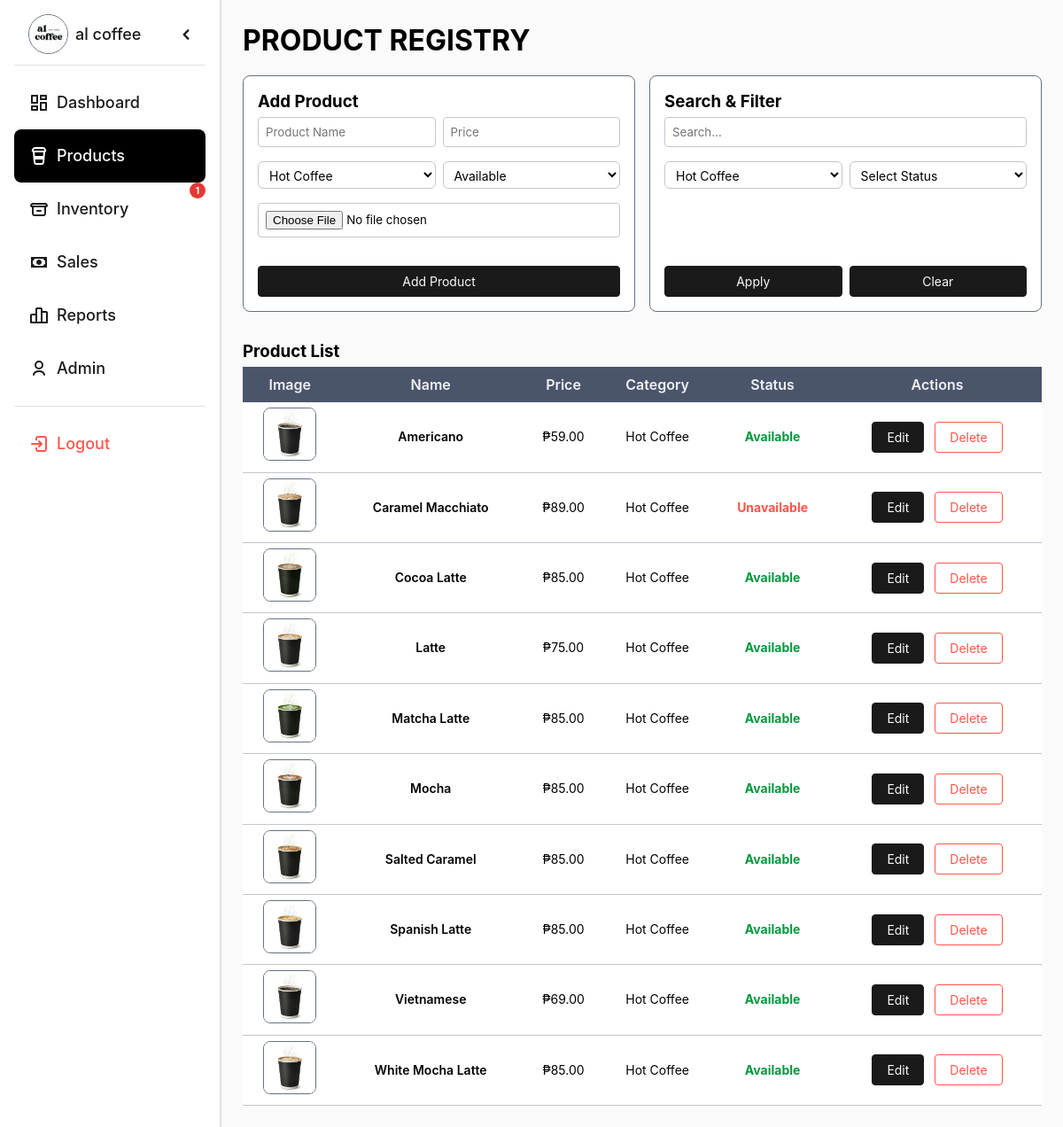
/package/admin/products.php?category=Hot Coffee (signed in), run on the app's committed database.
### tables this page shows
CREATE TABLE IF NOT EXISTS `products` (
  `product_id` int NOT NULL AUTO_INCREMENT,
  `product_name` varchar(255) DEFAULT NULL,
  `category` varchar(100) DEFAULT NULL,
  `price` decimal(10,2) DEFAULT NULL,
  `status` varchar(50) DEFAULT NULL,
  `image` varchar(255) DEFAULT NULL,
  PRIMARY KEY (`product_id`)
);

### package/admin/products.php (the view, shortened to what this page needs)
<?php
$conn = new mysqli("localhost", "root", "", "login");
$search           = trim($_GET['search']   ?? '');
$selectedCategory = trim($_GET['category'] ?? '');
$conditions = [];
$params     = [];
$types      = "";
if (!empty($selectedCategory)) {
    $conditions[] = "category = ?";
    $params[]     = $selectedCategory;
    $types       .= "s";
}
$sql = "SELECT * FROM products";
if (!empty($conditions)) {
    $sql .= " WHERE " . implode(" AND ", $conditions);
}
$stmt = $conn->prepare($sql);
if (!empty($params)) {
    $stmt->bind_param($types, ...$params);
}
$stmt->execute();
$products = $stmt->get_result();
$categories = ["Hot Coffee", "Iced Coffee", "Matcha Series", "Non-Coffee", "Snacks", "Add Ons"];
$statuses   = ["Available", "Unavailable"];
?>
<!DOCTYPE html>
<html lang="en">
<head>
    <link rel="stylesheet" href="../../resources/css/general.css">
    <link rel="stylesheet" href="../../resources/css/design_tokens/primitives.css">
    <link rel="stylesheet" href="../../resources/css/design_tokens/mapping.css">
    <link rel="stylesheet" href="../../resources/css/partials/header.css">
    <link rel="stylesheet" href="../../resources/css/partials/side_nav.css">
    <link rel="stylesheet" href="../../resources/css/main_interface.css">
    <link rel="stylesheet" href="../../resources/css/products.css">
</head>
<body>
<div class="container">
    <?php require '../partials/sidenav.php'; ?>
    <div class="main">
        <h1>PRODUCT REGISTRY</h1>
        <div class="inputs_container inputs_container--flex">
            <div class="add_search_vertical-layout add_search_vertical-layout--flex">
         <div class="add_input-container add_input-container--flex">
        <h3>Add Product</h3>
        <form method="POST" enctype="multipart/form-data">
              <div class="input-btn-wrapper input-btn-wrapper--flex">
            <div class="input_wrapper input_wrapper--flex">
                <div class="input_group input_group--flex">
            <input type="text" name="name" placeholder="Product Name" required>
            <input type="number" step="0.01" name="price" placeholder="Price" required>
                    </div>
                <div class="input_group input_group--flex">
            <select name="category">
                <?php foreach ($categories as $cat): ?>
                    <option value="<?= htmlspecialchars($cat) ?>"><?= htmlspecialchars($cat) ?></option>
                <?php endforeach; ?>
            </select>
            <select name="status">
                <?php foreach ($statuses as $s): ?>
                    <option value="<?= htmlspecialchars($s) ?>"><?= htmlspecialchars($s) ?></option>
                <?php endforeach; ?>
            </select>
                </div>
                    <div class="input_group input_group--flex">
            <input type="file" name="image" accept="image/jpeg,image/png,image/gif,image/webp">
                </div>
                 </div>
                 <div class="input_group input_group--flex">
            <button class="form_button" name="add_product">Add Product</button>
                 </div>
              </div>
        </form>
    </div>
          <div class="filter_input-container filter_input-container--flex">
        <h3>Search & Filter</h3>
        <form method="GET">
              <div class="input-btn-wrapper input-btn-wrapper--flex">
            <div class="input_wrapper input_wrapper--flex">
                <div class="input_group input_group--flex">
            <input type="text" name="search"
                   value="<?= htmlspecialchars($search) ?>"
                   placeholder="Search...">
                </div>
                <div class="input_group input_group--flex">
            <select name="category">
                <?php foreach ($categories as $cat): ?>
                    <option value="<?= htmlspecialchars($cat) ?>"
                        <?= $selectedCategory === $cat ? 'selected' : '' ?>>
                        <?= htmlspecialchars($cat) ?>
                    </option>
                <?php endforeach; ?>
            </select>
            <select name="status">
                <option value="">Select Status</option>
            </select>
                </div>
                  </div>
                    <div class="input_group input_group--flex">
            <button class="form_button">Apply</button>
            <a class="clear_form" href="products.php">Clear</a>
                    </div>
              </div>
        </form>
          </div>
                  </div>
        </div>
         <div class="product-table product-table--flex">
        <h3>Product List</h3>
        <table>
            <tr>
                <th>Image</th>
                <th>Name</th>
                <th>Price</th>
                <th>Category</th>
                <th>Status</th>
                <th>Actions</th>
            </tr>
            <?php while ($row = $products->fetch_assoc()): ?>
            <tr>
                <td>
                    <?php if (!empty($row['image'])): ?>
                        <img src="../../resources/images/uploads/<?= htmlspecialchars($row['image']) ?>"
                             alt="<?= htmlspecialchars($row['product_name']) ?>" class="prod-img-thumb">
                    <?php endif; ?>
                </td>
                <td><?= htmlspecialchars($row['product_name']) ?></td>
                <td>₱<?= number_format($row['price'], 2) ?></td>
                <td><?= htmlspecialchars($row['category']) ?></td>
                <td>
                    <?= $row['status'] === "Available"
                        ? '<span class="available_state">Available</span>'
                        : '<span class="unavailable_state"><p>Unavailable</p></span>' ?>
                </td>
                <td class="table-btn">
                    <form method="POST">
                        <button class="edit-btn" name="edit">Edit</button>
                    </form>
                    <form method="POST" onsubmit="return confirm('Delete this product?')">
                        <button class="delete-btn" name="delete">Delete</button>
                    </form>
                </td>
            </tr>
            <?php endwhile; ?>
        </table>
        </div>
    </div>
</div>
</body>
</html>

### resources/css/general.css (style rules this page uses)
* { box-sizing: border-box; margin: 0; padding: 0; }

### resources/css/design_tokens/primitives.css (style rules this page uses)
:root { --val-minus-1: -0.0625rem; --val-null: 0rem; --val-05px: 0.03125rem; --val-1px: 0.0625rem; --val-2px: 0.125rem; --val-minus-2: -0.125rem; --val-4px: 0.25rem; --val-minus-4: -0.25rem; --val-6px: 0.375rem; --val-8px: 0.5rem; --val-10px: 0.625rem; --val-minus-10: -0.625rem; --val-12px: 0.75rem; --val-14px: 0.875rem; --val-16px: 1rem; --val-minus-16: -1rem; --val-18px: 1.125rem; --val-20px: 1.25rem; --val-22px: 1.375rem; --val-24px: 1.5rem; --val-minus-24: -1.5rem; --val-26px: 1.625rem; --val-28px: 1.75rem; --val-32px: 2rem; --val-36px: 2.25rem; --val-40px: 2.5rem; --val-44px: 2.75rem; --val-48px: 2.8125rem; --val-52px: 3.25rem; --val-56px: 3.5rem; --val-60px: 3.75rem; --val-64px: 4rem; --val-68px: 4.25rem; --val-72px: 4.5rem; --val-76px: 4.75rem; --val-80px: 5rem; --val-84px: 5.25rem; --val-88px: 5.5rem; --val-92px: 5.75rem; --val-94px: 5.875rem; --val-96px: 6rem; --val-114px: 7.125rem; --val-128px: 8rem; --val-256px: 16rem; --val-274px: 17.125rem; --val-512px: 32rem; --val-1024px: 64rem; --val-1200px: 75rem; --val-1600px: 100rem; --val-infinity: 9999rem; --lh-4XS: 0.875rem; --lh-3XS: 1.125rem; --lh-2XS: 1.25rem; --lh-XS: 1.5rem; --lh-SM: 1.75rem; --lh-MD: 2.125rem; --lh-LG: 3.25rem; --lh-LG-3X: 4rem; --lh-LG-4x: 5.25rem; --lh-LG-5X: 6.75rem; --lh-LG-6X: 8.25rem; --size-4XS: 0.5rem; --size-3XS: 0.625rem; --size-XXS: 0.75rem; --size-XS: 0.875rem; --size-SM: 1rem; --size-MD: 1.125rem; --size-LG: 1.25rem; --size-LG-1-5: 1.5rem; --size-LG-1-75: 1.75rem; --size-LG-2X: 2.25rem; --size-LG-3X: 3rem; --size-LG-4X: 4rem; --size-LG-5X: 4.5rem; --size-LG-6X: 6rem; --weight-LIGHT: 300; --weight-REGULAR: 400; --weight-MEDIUM: 500; --weight-SEMI-BOLD: 600; --weight-BOLD: 700; --tf-DISPLAY: Manrope, Inter, Arial; --tf-HEADING: Manrope, Inter, Arial; --tf-BODY: Inter, Manrope, Arial; --tf-CAPTION: Inter, Manrope, Arial; --accent-blue-25: #f5f9ff; --accent-blue-50: #ecf5ff; --accent-blue-100: #d7eaff; --accent-blue-200: #b0d4ff; --accent-blue-300: #88bfff; --accent-blue-400: #61aaff; --accent-blue-500: #3994ff; --accent-blue-600: #1873de; --accent-blue-700: #0053b5; --accent-blue-800: #00418e; --accent-blue-900: #002a5c; --accent-white-900: #ffffff; --gray-strong-25: #bcc3e3; --gray-strong-50: #9da6cb; --gray-strong-100: #8791b7; --gray-strong-200: #6a749c; --gray-strong-300: #475175; --gray-strong-400: #384162; --gray-strong-500: #2f3757; --gray-strong-600: #242a46; --gray-strong-700: #1b2037; --gray-strong-800: #151a2d; --gray-strong-900: #0e1223; --black-25: #f2f2f2; --black-50: #e6e6e6; --black-100: #cccccc; --black-200: #b3b3b3; --black-300: #999999; --black-400: #808080; --black-500: #666666; --black-600: #4d4d4d; --black-700: #333333; --black-800: #1a1a1a; --black-900: #000000; --gray-soft-25: #fafafa; --gray-soft-50: #f0f1f3; --gray-soft-100: #e0e2e7; --gray-soft-200: #c2c6ce; --gray-soft-300: #a3a9b6; --gray-soft-400: #858d9d; --gray-soft-500: #667085; --gray-soft-600: #59647a; --gray-soft-700: #525d73; --gray-soft-800: #4a556c; --gray-soft-900: #404a60; --positive-25: #f4fcf7; --positive-50: #e9faf0; --positive-100: #d3f4e0; --positive-200: #a7e9c1; --positive-300: #7bdfa3; --positive-400: #4fd484; --positive-500: #23c965; --positive-600: #08b94e; --positive-500: #02983e; --positive-700: #02983e; --positive-800: #00732e; --positive-900: #00481d; --negative-25: #fff8f7; --negative-50: #fff1f0; --negative-100: #ffe2e0; --negative-200: #ffc6c2; --negative-300: #ffa9a3; --negative-400: #ff8d85; --negative-500: #ff554a; --negative-600: #ea483d; --negative-700: #d7392e; --negative-800: #c8271c; --negative-900: #b71409; --warning-25: #fffcf6; --warning-50: #ff9ed; --warning-100: #fff3db; --warning-200: #ffe6b7; --warning-300: #ffda92; --warning-400: #ffcd6e; --warning-500: #ffc14a; --warning-600: #eba622; --warning-700: #d18a02; --warning-800: #9f6800; --warning-900: #5a3b00; }

### resources/css/main_interface.css (style rules this page uses)
body { background: var(--background-default); min-height: 100vh; min-height: 100svh; position: relative; }
.container { position: relative; flex-direction: row; }
.main { display: flex; flex-direction: column; padding: var(--padding-80px) var(--padding-16px) var(--padding-16px) var(--padding-16px); transition: padding 0.2s ease; }
@media (min-width: 767px) { .main { padding: var(--padding-24px) var(--padding-24px) var(--padding-24px) var(--padding-274px); } }

### data on the page
products: image+product_name (picture), product_name "Americano", price "59.00", category "Hot Coffee", status "Available"
products: image (picture), product_name "Caramel Macchiato", price "89.00", category "Hot Coffee", status "Unavailable"
products: image (picture), product_name "Cocoa Latte", price "85.00", category "Hot Coffee", status "Available"
products: image+product_name (picture), product_name "Latte", price "75.00", category "Hot Coffee", status "Available"
products: image (picture), product_name "Matcha Latte", price "85.00", category "Hot Coffee", status "Available"
products: image+product_name (picture), product_name "Mocha", price "85.00", category "Hot Coffee", status "Available"
products: image (picture), product_name "Salted Caramel", price "85.00", category "Hot Coffee", status "Available"
products: image (picture), product_name "Spanish Latte", price "85.00", category "Hot Coffee", status "Available"
products: image+product_name (picture), product_name "Vietnamese", price "69.00", category "Hot Coffee", status "Available"
products: image (picture), product_name "White Mocha Latte", price "85.00", category "Hot Coffee", status "Available"

### other printed values
$lowStockCount "1"
form field category "Hot Coffee"
form field status "Available"
